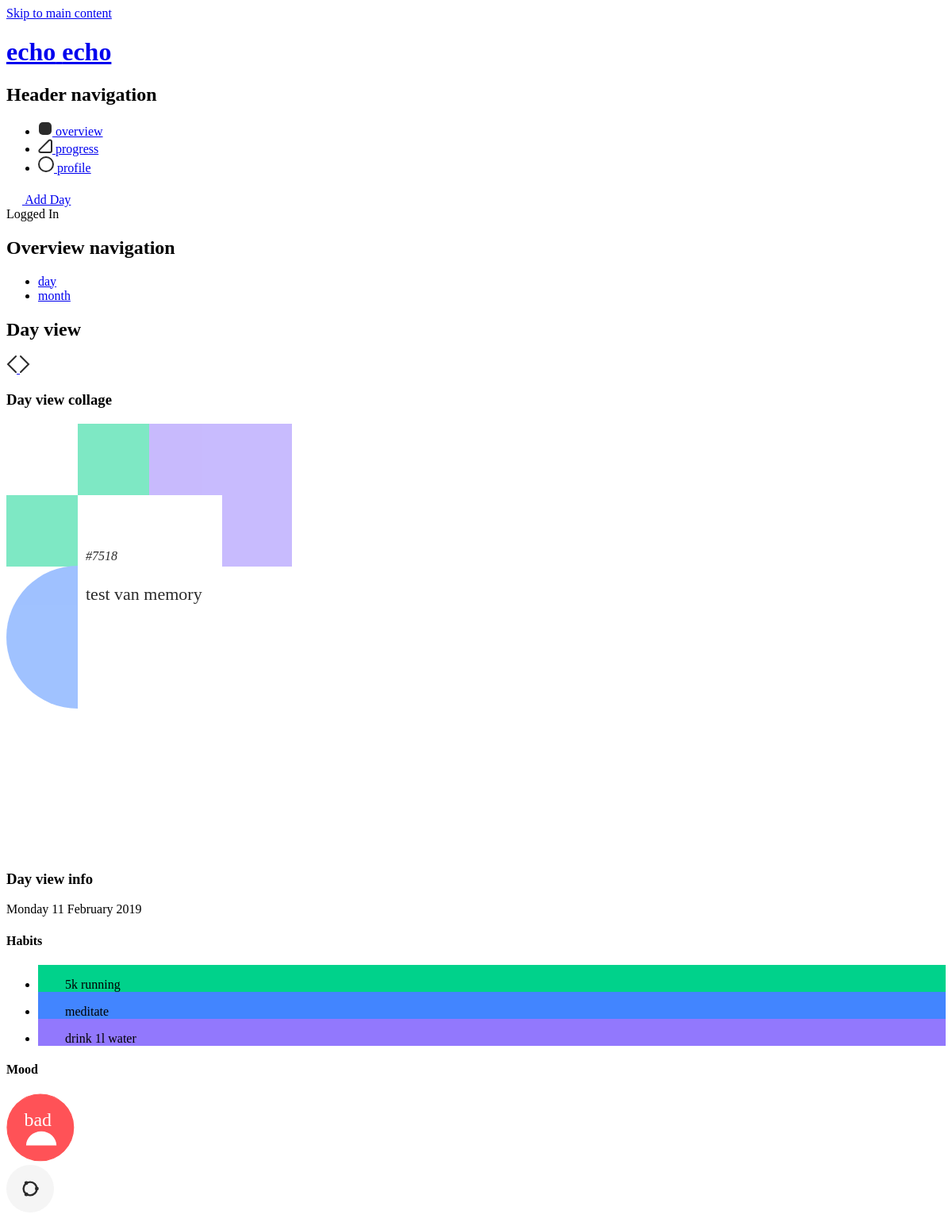
/index.php?page=overview&view=day&day=11-02-2019 (signed in), run on an earlier commit of the app's database.
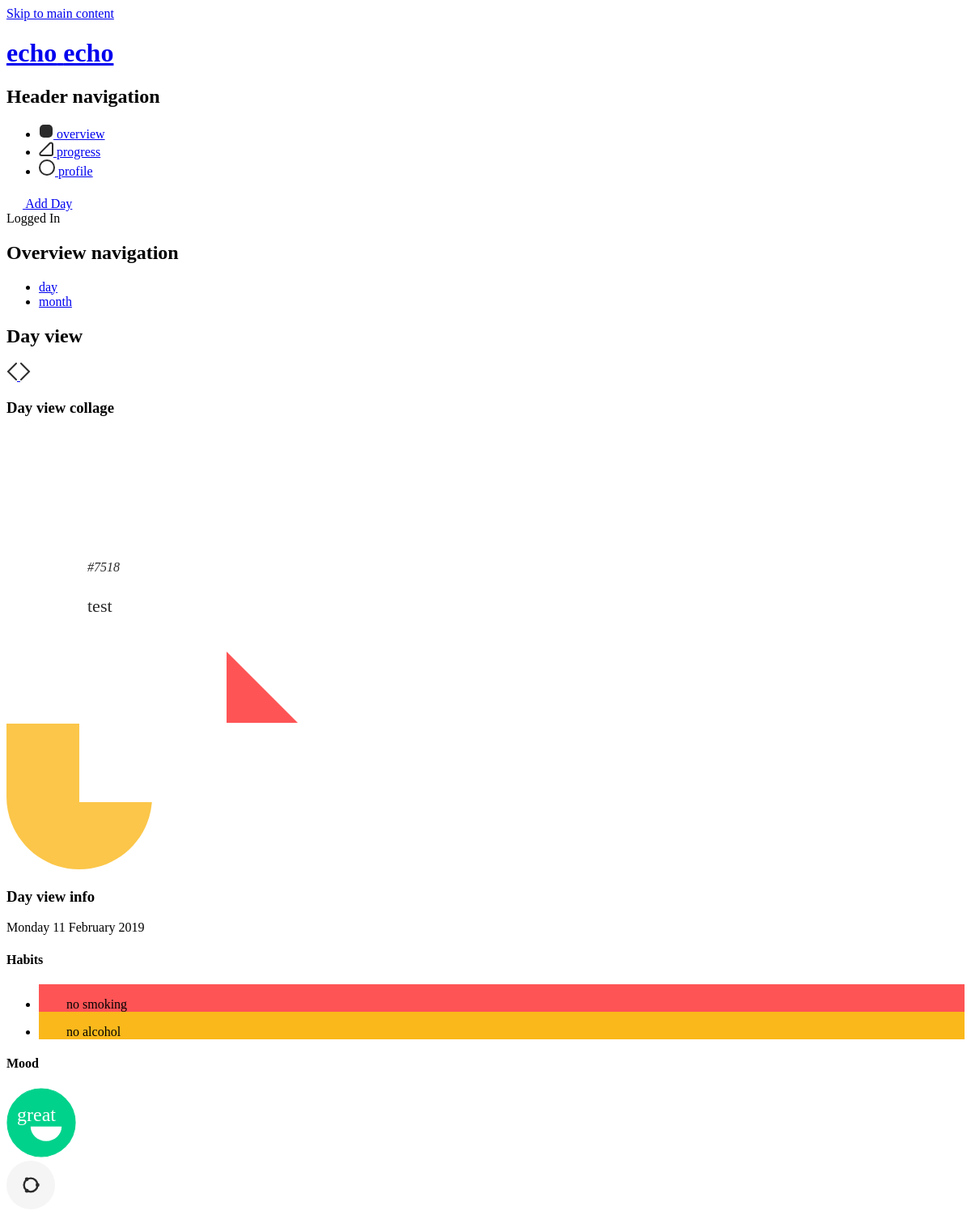
And on a later commit of the database.
### tables this page shows
CREATE TABLE `daily_posts` (
  `post_id` int(11) NOT NULL,
  `user_id` int(11) NOT NULL,
  `date` date NOT NULL,
  `short_memory` varchar(255) NOT NULL,
  `feelings` int(11) NOT NULL DEFAULT '0'
);

CREATE TABLE `fulfilled_habits` (
  `fulfilled_habit_id` int(11) NOT NULL,
  `user_id` int(11) NOT NULL,
  `habit_id` int(11) NOT NULL,
  `post_id` int(11) NOT NULL
);

CREATE TABLE `habits` (
  `habit_id` int(11) NOT NULL,
  `user_id` int(11) NOT NULL,
  `habit_name` varchar(255) NOT NULL,
  `habit_icon` int(11) NOT NULL,
  `habit_colour` varchar(255) NOT NULL,
  `habit_colour_name` varchar(255) NOT NULL,
  `active` tinyint(1) NOT NULL DEFAULT '1'
);

### src/controller/Controller.php (called while the page is built, shortened)
<?php
class Controller {
  public $route;
  public function filter() {
    call_user_func(array($this, $this->route['action']));
  }
  public function render() {
    $this->createViewVarWithContent();
  }
  private function createViewVarWithContent() {
    require __DIR__ . '/../view/' . strtolower($this->route['controller']) . '/' . $this->route['action'] . '.php';
  }
  private function renderInLayout() {
    include __DIR__ . '/../view/layout.php';
  }
}

### src/index.php (called while the page is built, shortened)
<?php
$routes = array(
  'home' => array(
    'controller' => 'Pages',
    'action' => 'index'
  ),
  'overview' => array(
    'controller' => 'Posts',
    'action' => 'overview'
  ),
  'add' => array(
    'controller' => 'Posts',
    'action' => 'add'
  ),
  'progress' => array(
    'controller' => 'Progress',
    'action' => 'progress'
  ),
  'profile' => array(
    'controller' => 'Users',
    'action' => 'profile'
  ),
  'login' => array(
    'controller' => 'Users',
    'action' => 'login'
  ),
  'logout' => array(
    'controller' => 'Users',
    'action' => 'logout'
  ),
  'register' => array(
    'controller' => 'Users',
    'action' => 'register'
  )
);
$route = $routes[$_GET['page']];
$controllerObj = new $controllerName();
$controllerObj->route = $route;
$controllerObj->filter();
$controllerObj->render();

### src/controller/PostsController.php (called while the page is built, shortened)
<?php
require_once __DIR__ . '/Controller.php';
require_once __DIR__ . '/../dao/PostDAO.php';
require_once __DIR__ . '/../dao/HabitDAO.php';
class PostsController extends Controller {
    private $postDAO;
    public $habitDAO;
    function __construct() {
        $this->postDAO = new PostDAO();
        $this->habitDAO = new HabitDAO();
    }
    public function overview() {
      if(empty($_SESSION['user'])) {
        $_SESSION['error'] = 'You have to be signed in.';
        header('Location: index.php');
        exit();
      } else {
        if (!empty($_GET['view'])) {
          switch ($_GET['view']) {
            case 'day':
              if(!empty($_GET['day'])) {
                $date_errors = DateTime::getLastErrors();
                if ($date_errors['warning_count'] + $date_errors['error_count'] > 0) {
                  $_SESSION['error'] = 'Not a valid day.';
                  header('Location: index.php?page=overview&view=day&day=' . date("d-m-Y"));
                  exit();
                } else {
                  $enteredDate = new DateTime($_GET['day']);
                  $postOfEnteredDay = $this->postDAO->getPostOfDay(array(
                    'user_id' => $_SESSION['user']['user_id'],
                    'date' => $enteredDate->format('Y-m-d'),
                  ));
                  $fulfilledHabitsOfEnteredDay = $this->habitDAO->getAllFulfilledHabitsOfDay(array(
                    'user_id' => $_SESSION['user']['user_id'],
                    'date' => $enteredDate->format('Y-m-d'),
                  ));
                }
              } else {
                $_SESSION['error'] = 'You have to choose a date.';
                header('Location: index.php?page=overview&view=day&day=' . date("d-m-Y"));
                exit();
              }
              break;
          }
        } else {
          header('Location: index.php?page=overview&view=day&day=' . date("d-m-Y"));
          exit();
        }
      }
    }
}

### src/dao/PostDAO.php (called while the page is built, shortened)
<?php
class PostDAO extends DAO {
  public function getPostOfDay($data) {
    $sql = "SELECT * FROM `daily_posts` WHERE `user_id` = :user_id AND `date` = :date";
    $stmt = $this->pdo->prepare($sql);
    $stmt->bindValue(':user_id', $data['user_id']);
    $stmt->bindValue(':date', $data['date']);
    $stmt->execute();
    return $stmt->fetch(PDO::FETCH_ASSOC);
  }
}

### src/dao/HabitDAO.php (called while the page is built, shortened)
<?php
class HabitDAO extends DAO {
  public function getAllFulfilledHabitsOfDay($data) {
    $sql = "SELECT * FROM `fulfilled_habits` INNER JOIN `daily_posts` ON fulfilled_habits.post_id = daily_posts.post_id AND daily_posts.date = :date INNER JOIN `habits` ON fulfilled_habits.habit_id = habits.habit_id INNER JOIN `data_habit_icon` ON habits.habit_icon = data_habit_icon.data_habit_icon_id WHERE fulfilled_habits.user_id = :user_id";
    $stmt = $this->pdo->prepare($sql);
    $stmt->bindValue(':user_id', $data['user_id']);
    $stmt->bindValue(':date', $data['date']);
    $stmt->execute();
    return $stmt->fetchAll(PDO::FETCH_ASSOC);
  }
}

### src/view/posts/overview.php (the view, shortened to what the rows shown need)
<nav class="main-nav">
  <h2 class="main-nav-title hide">Overview navigation</h2>
</nav>
<?php if($view == 'day') : ?>
  <section class="main-overview-day" id="main">
    <h2 class="main-overview-day-title hide">Day view</h2>
    <?php if(!empty($postOfEnteredDay)): ?>
      <section class="main-overview-day-collage">
        <svg width="360px" height="540px" viewBox="0 0 360 540">
          <title>Collage</title>
          <desc>Collage of the day.</desc>
          <?php if(!empty($fulfilledHabitsOfEnteredDay)): ?>
            <g style="opacity: <?php switch ($postOfEnteredDay['feelings']) {
              case -1:
                echo '.5';
                break;
              case 0:
                echo '.75';
                break;
              case 1:
                echo '1';
                break;
              default:
                echo '1';
                break;
            }  ?>">
              <?php foreach($fulfilledHabitsOfEnteredDay as $habit):
                switch ($habit['habit_colour_name']) {
                  case 'blue':
                    echo '<g class="blue"><circle fill="#4285ff" cx="90" cy="269" r="90"></circle></g>';
                    break;
                  case 'orange':
                    echo '<g class="orange"><path fill="#fbc649"  d="M90.72,360 L180,360 L180,540 L90.72,540 C90.4802221,539.999059 90.240221,540 90,540 C40.2943725,540 -1.8189894e-12,499.705627 -1.8189894e-12,450 C-1.8189894e-12,400.294373 40.2943725,360 90,360 C90.240221,360 90.4802221,360.000941 90.72,360.00282 Z" transform="translate(90.000000, 450.000000) rotate(-90.000000) translate(-90.000000, -450.000000) "></path></g>';
                    break;
                  case 'purple':
                    echo '<g class="purple"><rect fill="#9278fd" x="180" y="0" width="180" height="180"></rect></g>';
                    break;
                  case 'green':
                    echo '<g class="green"><rect fill="#00d28b" x="-1.56319402e-13" y="9.9475983e-14" width="180" height="180"></rect><rect fill="#ffffff" x="-1.56319402e-13" y="9.9475983e-14" width="90" height="90"></rect><rect fill="#ffffff" x="90" y="90" width="90" height="90"></rect></g>';
                    break;
                  case 'red':
                    echo '<g class="red"><polygon fill="#fe5455" points="180 179 360 359 180 359"></polygon></g>';
                    break;
                  default:
                    break;
                } ?>
              <?php endforeach; ?>
            </g>
          <?php endif; ?>
        <g class="textbox">
          <rect fill="#ffffff" x="90" y="90" width="182" height="367"></rect>
          <text font-family="Circular Std" font-size="16" font-style="italic" font-weight="300" fill="#2b2b2b">
            <tspan x="100" y="172">#<?php echo $livedDaysAmount; ?></tspan>
          </text>
          <text font-family="Circular Std" font-size="22" font-weight="400" line-spacing="24" fill="#2b2b2b">
            <?php $count = 200; $splittedMemory = explode( "\n", wordwrap( $postOfEnteredDay['short_memory'], 15));
            foreach ($splittedMemory as $key => $splittedMemory):
              $count+= 22;
              echo '<tspan x="100" y=' . $count  . '>' . $splittedMemory . '</tspan>';
            endforeach;
            ?>
          </text>
        </g>
      </svg>
      </section>
      <section class="main-overview-day-info">
        <article class="day-info-habits">
          <?php if(!empty($fulfilledHabitsOfEnteredDay)): ?>
            <ul class="day-info-habits-list">
              <?php foreach($fulfilledHabitsOfEnteredDay as $habit): ?>
              <li class="day-info-habits-list-item" style="background-color: <?php echo $habit['habit_colour'] ?>">
                <span class="day-info-habits-list-item-icon">
                  <svg width="30px" height="30px" viewbox="0 0 180 180">
                    <g fill="#ffffff" stroke="none" stroke-width="1" fill-rule="evenodd">
                      <?php echo $habit['habit_icon'] ?>
                    </g>
                  </svg>
                </span>
                <span><?php echo $habit['habit_name'] ?></span>
              </li>
              <?php endforeach; ?>
            </ul>
          <?php endif; ?>
        </article>
      </section>
    <?php else: ?>
      <p class="main-overview-day-error error">Nothing available for <?php echo $currentDay . ' ' . $currentDate ?>.</p>
    <?php endif; ?>
  </section>
<?php endif; ?>

What changed in the data, as far as the page shows it:
removed daily_posts: short_memory "test van memory"
removed fulfilled_habits: habit.habit_name "5k running"
removed fulfilled_habits: habit.habit_name "meditate"
removed fulfilled_habits: habit.habit_name "drink 1l water"
added daily_posts: short_memory "test"
added fulfilled_habits: habit.habit_name "no smoking"
added fulfilled_habits: habit.habit_name "no alcohol"
Also different on the page:
text no longer shown: "bad"
text now shown: "great"
